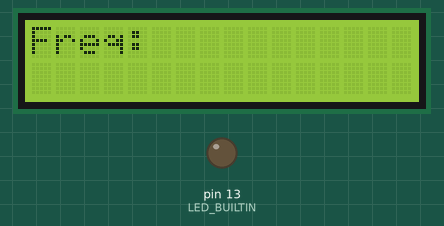
Simulated run of this sketch. Board: Arduino Uno, built with avr-gcc and run on an emulated ATmega328P. Parts: 16×2 character LCD, output pins drawn as LEDs (lit = HIGH).

Above: at 0.1 s.
At 51.1 s:
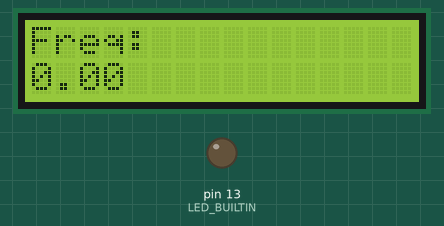

The sketch:

freqmeasure.ino
```cpp
//This is an edited version of an example provided by the FreqMeasure library

#include <FreqMeasure.h> //include library to measure frequency
#include <LiquidCrystal.h>  //include library to use LCD

LiquidCrystal lcd(12,11,7,4,3,2); //create instance of lcd object with appropriate input pins

//create two variables used later
double sum=0;
int count=0;
int redPin = 6;
float frequency;
int lowfreq = 15;
int highfreq = 30;

void setup() { //setup code, run once on startup

  lcd.begin(16, 2); //setup LCD with appropriate dimensions
  lcd.print("Freq:"); //print "Freq:" to display
  pinMode(LED_BUILTIN, OUTPUT);
  FreqMeasure.begin(); //begin measuring frequency
}

void loop() { //code called by Arduino that will run infinitely
  if (FreqMeasure.available()) { //if able to read frequency
    sum = sum + FreqMeasure.read(); //adds the CPU clock time elapsed during one cycle to variable sum
    count = count + 1; //increments variable count by 1
    if (count > 50) { //if more than 50 samples have been collected
      float frequency = FreqMeasure.countToFrequency(sum / count); //convert the average clock length per cycle into actual frequency
      lcd.setCursor(0, 1); //change print location on LCD
      lcd.print(frequency); //print the frequency to the LCD
      lcd.print("       "); //print blanks to the LCD to clear any numbers from previous prints
      sum = 0; //reset sum variable
      count = 0; //reset count variable
      if((frequency >= lowfreq) and (frequency <= highfreq)){
        digitalWrite(LED_BUILTIN, HIGH);
      }
      else(digitalWrite(LED_BUILTIN,LOW));
    }
  }
}
```
